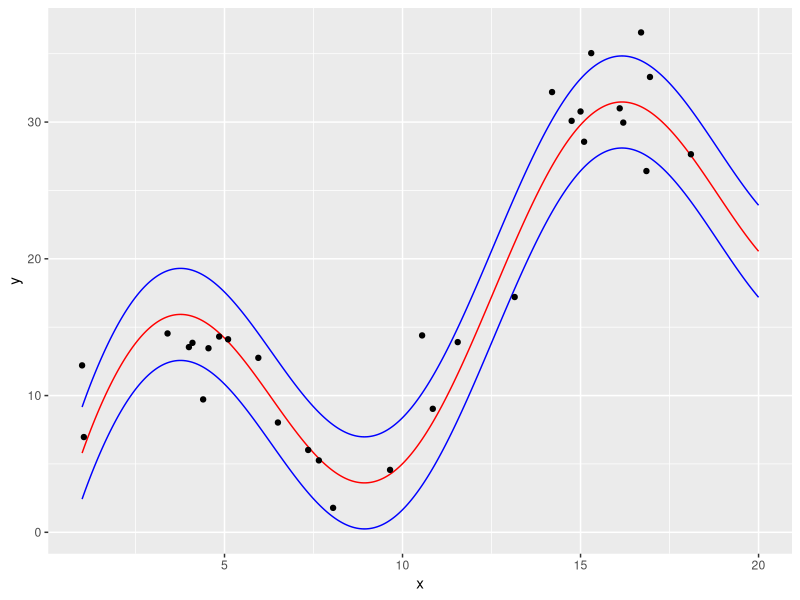

This figure's R source:
library(ggplot2)
library(tibble)

set.seed(19930318)

f_x <- function(x) return(10*sin(x/2) +  x - 2 * log(1/x))
error <- function(m, sigma) rnorm(m, 0, sigma)

m <- 30
sigma <- 4
x_range <- seq(1, 20, 0.05)
x <- sample(x_range, m)

original_data <- data_frame(
  x = x_range,
  y = f_x(x_range)
)

sample_data <- data_frame(
  x = x,
  y = f_x(x) + error(m, sigma)
)

ggplot(data = original_data, aes(x = x)) +
  geom_line(aes(y = y), color = "red") +
  geom_line(aes(y = y + qnorm(0.80, 0, sigma)), color = "blue") +
  geom_line(aes(y = y + qnorm(0.20, 0, sigma)), color = "blue") +
  geom_point(data = sample_data, aes(y = y))

